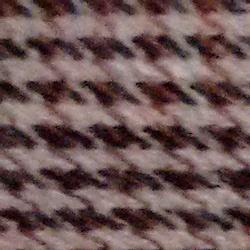
#> input picture BD/textura_01/c264-1_1.jpg, 250 x 250 px; its folder holds 3 pictures in this run
$ jupyter execute --allow-errors codigo.ipynb   (older library calls are emulated)
#> lines starting #> are read from the running program, lines starting #| are printed output that depends on the picture
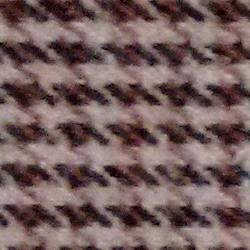
#> input picture BD/textura_01/c264-1_11.jpg, 250 x 250 px
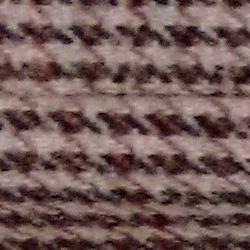
#> input picture BD/textura_01/c264-1_13.jpg, 250 x 250 px
#> `col = imread_collection(col_dir)`: col = 3 items
# Tarea 3

En esta tarea se busca estudiar modelos de predicción para tipos distintos de texturas. Importante. Esta versión fue probada con SKLEARN <b>1.2.2</b> y <b>1.3.2</b>. Versión <b>1.3.0</b> produce error.

[cell 1]
import cv2
from itertools import chain
from matplotlib import markers
from numpy.ma import arange
from skimage.feature import graycomatrix, graycoprops
import numpy as np
from math import radians
from sklearn.preprocessing import StandardScaler, MinMaxScaler
from skimage.io import imread_collection
import pandas as pd
import matplotlib.pyplot as plt
from sklearn.model_selection import train_test_split
from sklearn.neighbors import KNeighborsClassifier
from sklearn.metrics import confusion_matrix, classification_report, accuracy_score, f1_score , ConfusionMatrixDisplay
from sklearn.naive_bayes import GaussianNB
from sklearn.tree import DecisionTreeClassifier
import sklearn

print('The scikit-learn version is {}.'.format(sklearn.__version__))

1) Defino las escalas y columnas de la base de datos.

[cell 2]
colores = ["red_", "green_", "blue_", "gray_"]
features = ['contrast','correlation', 'dissimilarity','homogeneity','ASM','energy']
colores_features = list((chain.from_iterable( [list(i+j for j in features) for i in colores ])))


columnas_bd = colores_features + ["category"]
df_datos = pd.DataFrame(columns = columnas_bd)
df_datos

2) Cargamos las imagenes

#> (a cell that did not finish here is left out)
